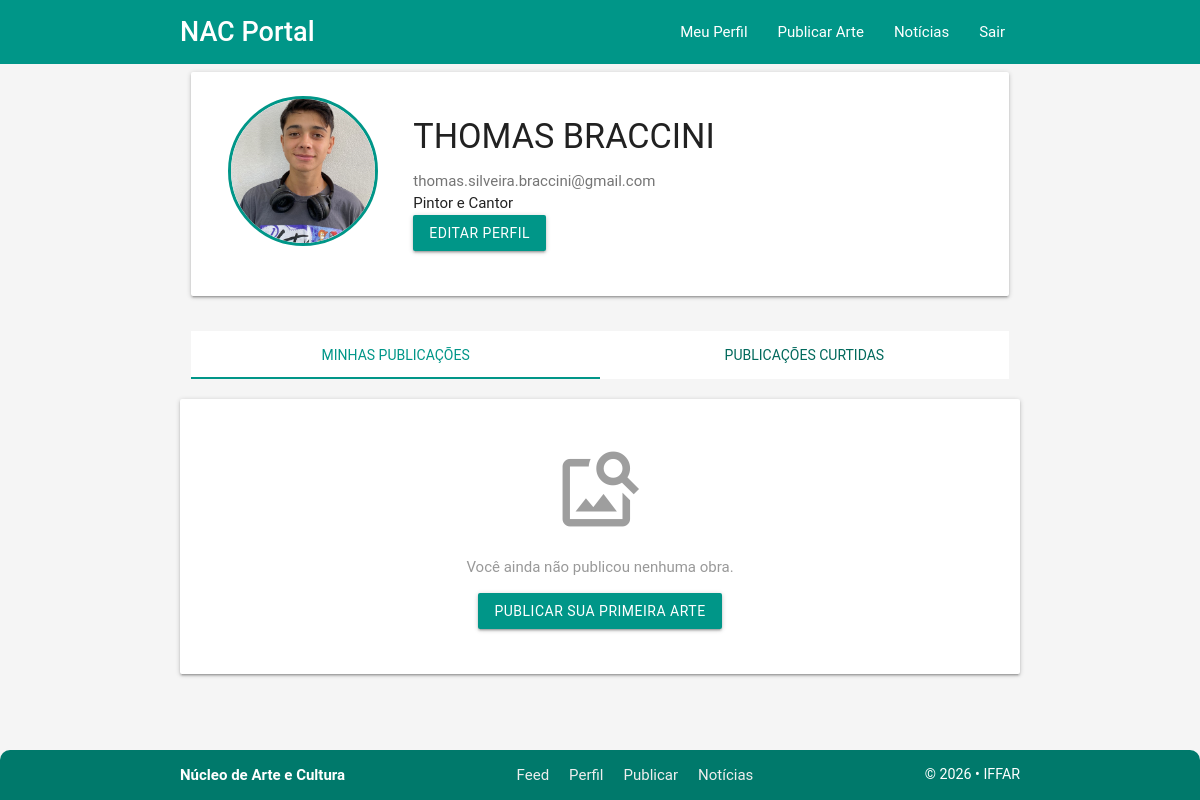
Screenshot of /meu_perfil/meu_perfil.php (signed in) with the database file from the repository.
### tables this page shows
CREATE TABLE IF NOT EXISTS `usuario` (
  `id_usuario` int NOT NULL AUTO_INCREMENT,
  `nome` varchar(150) NOT NULL,
  `email` varchar(255) NOT NULL,
  `senha` varchar(255) NOT NULL,
  `preferencias` text,
  `data_cadastro` datetime DEFAULT CURRENT_TIMESTAMP,
  `deleted_at` datetime DEFAULT NULL,
  `verificado` tinyint(1) DEFAULT '0',
  `codigo_verificacao` varchar(10) DEFAULT NULL,
  `codigo_expira_em` int DEFAULT NULL,
  `token_recuperacao` varchar(32) DEFAULT NULL,
  `token_expira_em` int DEFAULT NULL,
  `foto_perfil` varchar(255) DEFAULT NULL,
  `is_admin` tinyint(1) DEFAULT '0',
  PRIMARY KEY (`id_usuario`),
  UNIQUE KEY `email` (`email`)
);

### meu_perfil/meu_perfil.php (the view, shortened to what this page needs)
<?php
require_once "../conexao.php";
$sql_usuario = "SELECT
                    nome,
                    email,
                    preferencias,
                    foto_perfil
                FROM usuario
                WHERE id_usuario = " . $_SESSION['user_id'] . "
                AND deleted_at IS NULL";
$resultado = mysqli_query($conexao, $sql_usuario);
$usuario = mysqli_fetch_assoc($resultado);
$preferencias = $usuario['preferencias'];
$publicacoes = [];
?>
<!DOCTYPE html>
<html lang="pt-br">
<head>
    <link type="text/css" rel="stylesheet" href="../css/materialize.min.css" media="screen,projection"/>
    <link type="text/css" rel="stylesheet" href="../css/style_todos.css"/>
</head>
<body>
<?php include_once "../header.php"; ?>
<main class="container">
    <div class="row">
        <div class="col s12">
            <div class="card">
                <div class="card-content">
                    <div class="row">
                        <div class="col s12 m3 center">
                            <?php
                            $caminho_banco = $usuario['foto_perfil'];
                            $caminho_servidor = "../" . $caminho_banco;
                            $tem_foto = $caminho_banco && file_exists($caminho_servidor);
                            ?>
                            <?php if ($tem_foto): ?>
                                <img src="<?= $caminho_servidor ?>"
                                    alt="Foto de perfil de <?= $usuario['nome'] ?>"
                                    class="circle"
                                    style="width: 150px; height: 150px; object-fit: cover; border: 3px solid #009688;">
                            <?php else: ?>
                                <div class="circle teal"
                                    style="width: 100px; height: 100px; line-height: 100px; font-size: 2.5rem; color: white; margin: 0 auto;">
                                </div>
                            <?php endif; ?>
                        </div>
                        <div class="col s12 m9">
                            <h4><?= $usuario['nome'] ?></h4>
                            <p class="grey-text text-darken-1"><?= $usuario['email'] ?></p>
                            <?php if (!empty($preferencias)): ?>
                                <p><?= $preferencias ?></p>
                            <?php endif; ?>
                            <a href="editar_perfil.php" class="btn waves-effect waves-light teal">Editar Perfil</a>
                        </div>
                    </div>
                </div>
            </div>
        </div>
    </div>
        <div class="row">
            <div class="col s12 center">
                <ul class="tabs tabs-fixed-width">
                    <li class="tab col s6"><a class="active" href="#minhas">Minhas Publicações</a></li>
                    <li class="tab col s6"><a href="#salvos">Publicações Curtidas</a></li>
                </ul>
            </div>
        </div>
    <div id="minhas" class="col s12">
        <?php if (empty($publicacoes)): ?>
            <div class="card-panel center no-content">
                <i class="material-icons large grey-text">image_search</i>
                <p>Você ainda não publicou nenhuma obra.</p>
                <a href="../upload_arqu ivos/publicar_arte.php" class="btn waves-effect waves-light teal">
                    Publicar sua primeira arte
                </a>
            </div>
        <?php endif; ?>
    </div>
</main>
    <?php include_once "../footer.php"; ?>
</body>
</html>

### css/style_todos.css (style rules this page uses)
.no-content { text-align: center; padding: 3rem; color: #999; }
body { background: #f5f5f5; font-family: 'Roboto', sans-serif; display: flex; flex-direction: column; min-height: 100vh; margin: 0; }

### footer.php (style rules this page uses)
html, body { height: 100%; margin: 0; }
body { display: flex; flex-direction: column; min-height: 100vh; }

### rows the page displays
usuario: foto_perfil (picture), nome "THOMAS BRACCINI", email "thomas.silveira.braccini@gmail.com", preferencias "Pintor e Cantor"
